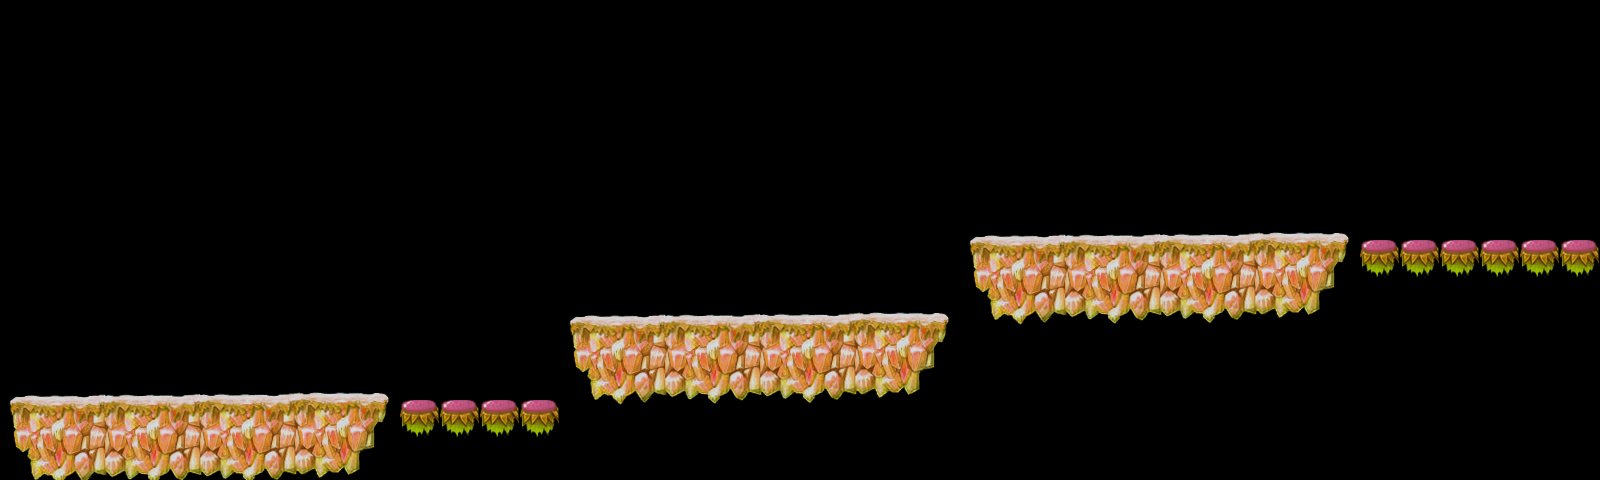

This is a level from a 2D game, rendered from its Tiled map with the project's own tilesets. A one-line summary and the map file follow, with tile-layer data summarised:
An orthogonal 40x12 tile map with 40x40 px tiles, 3 tile layers (terrain1, decorate, protect), 1 hidden layer not drawn and 13 objects (6x 0, 5x c1, 3, 2).

<map version="1.0" orientation="orthogonal" width="40" height="12" tilewidth="40" tileheight="40">
 <tileset firstgid="1" name="forest" tilewidth="40" tileheight="40">
  <image source="forest.png" width="1600" height="400" />
 </tileset>
 <layer name="terrain1" width="40" height="12">
  <data>[480 cells, 110 non-empty, 40 distinct tile ids]</data>
 </layer>
 <layer name="terrain2" width="40" height="12" visible="0">
  <data>[480 cells, 0 non-empty, 0 distinct tile ids]</data>
 </layer>
 <layer name="decorate" width="40" height="12">
  <data>[480 cells, 8 non-empty, 7 distinct tile ids]</data>
 </layer>
 <layer name="protect" width="40" height="12">
  <data>[480 cells, 10 non-empty, 1 distinct tile ids]</data>
 </layer>
 <objectgroup name="collision" width="40" height="12">
  <object name="c1" x="0" y="400" width="400" height="80" />
  <object name="c1" x="560" y="320" width="400" height="160" />
  <object name="c1" x="960" y="240" width="400" height="240" />
 </objectgroup>
 <objectgroup name="collision1" width="40" height="12">
  <object name="c1" x="1360" y="240" width="240" height="240" />
  <object name="c1" x="400" y="400" width="160" height="80" />
 </objectgroup>
 <objectgroup name="items" width="40" height="12">
  <object type="3" x="480" y="160" width="80" height="80" />
  <object type="0" x="680" y="280" width="40" height="40" />
  <object type="0" x="760" y="280" width="40" height="40" />
  <object type="0" x="800" y="240" width="40" height="40" />
  <object type="0" x="840" y="280" width="40" height="40" />
  <object type="0" x="720" y="240" width="40" height="40" />
 </objectgroup>
 <objectgroup name="enemy" width="40" height="12">
  <object type="2" x="1160" y="120" width="120" height="120" />
  <object type="0" x="240" y="280" width="120" height="120" />
 </objectgroup>
 <objectgroup name="obstacle" width="40" height="12" />
 <objectgroup name="setting" width="40" height="12" />
</map>
